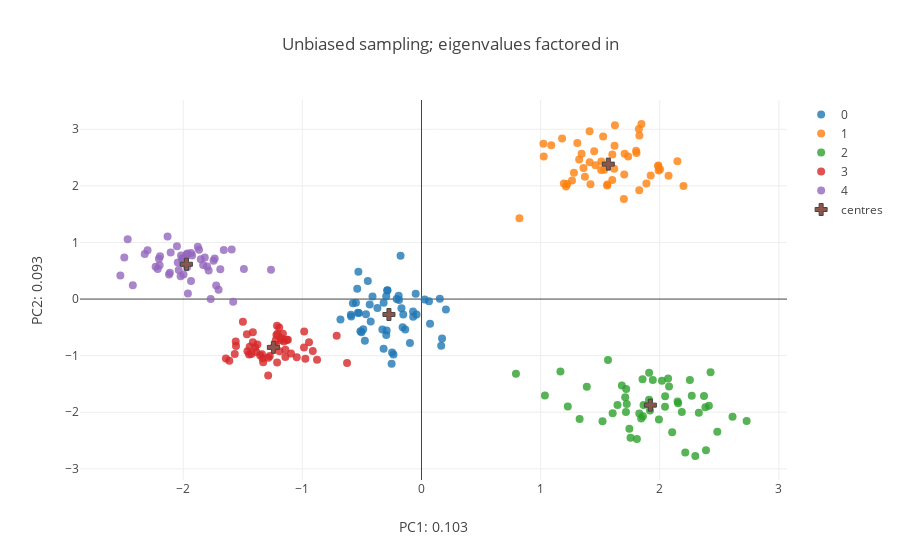

Notebook code for this chart:
### Markdown cell above
### III. Even sampling.


We can compare this output with what we would have gotten from sampling equally across our selected vectors.

For this purpose we sample equally from the same frequency vectors as in the biased scenario and perform PCA on the resulting data set.

### Code cell
#### Selecting new, equal sample sizes but derive haplotypes from the same frequency vectors.

Sizes= [50,50,50,50,50]
labels= np.repeat(np.array([x for x in range(N_pops)]),Sizes)

data= []

for k in range(N_pops):
    
    probs= vector_lib[Pops[k],:]
    
    m= Sizes[k]
    Haps= [[np.random.choice([1,0],p= [1-probs[x],probs[x]]) for x in range(L)] for acc in range(m)]
    
    data.extend(Haps)

data= np.array(data)


#### clalculate pairwise genetic distances
iugen_unbiased= np.triu_indices(data.shape[0],1)

unbias_gen_diffs= pairwise_distances(data,metric= pairwise_gen)
unbias_gen_diffs= np.array(unbias_gen_diffs)

unbias_gen_diffs= unbias_gen_diffs[iugen_unbiased]

### perform PCA

n_comp = 3

pca = PCA(n_components=n_comp, whiten=False,svd_solver='randomized').fit(data)

features= pca.transform(data)# * pca.explained_variance_ratio_

var_comps= pca.explained_variance_ratio_
print("; ".join(['PC{0}: {1}'.format(x+1,round(var_comps[x],3)) for x in range(n_comp)]))
print(features.shape)


#### Calculate centroids of labelled data in feature space.
unbias_centroids= [np.mean(features[[y for y in range(features.shape[0]) if labels[y] == z],:],axis= 0) for z in range(N_pops)]
unbias_centroids= np.array(unbias_centroids)


#### Plot projections + Centroids.

fig_data= [go.Scatter(
        x = features[[x for x in range(sum(Sizes)) if labels[x] == i],0],
        y = features[[x for x in range(sum(Sizes)) if labels[x] == i],1],
        type='scatter',
        mode= "markers",
        marker= {
        'line': {'width': 0},
        'size': 8,
        'symbol': 'circle',
      "opacity": .8
      },
      name= str(i)
    ) for i in range(N_pops)]


fig_data.append(
    go.Scatter(
        x= unbias_centroids[:,0],
        y= unbias_centroids[:,1],
        type= 'scatter',
        mode= 'markers',
        name= 'centres',
        marker= {
        'line': {'width': 1},
        'size': 10,
        'symbol': 'cross'
        }
    )
)

layout = go.Layout(
    title= 'Unbiased sampling; eigenvalues factored in',
    yaxis=dict(
        title='PC2: {}'.format(round(var_comps[1],3))),
    xaxis=dict(
    title= 'PC1: {}'.format(round(var_comps[0],3))),
)

fig = go.Figure(data=fig_data, layout=layout)
iplot(fig)

### Figure 1 — Plotly figure (JSON) as saved in the notebook; plotly's stock layout.template omitted (floating-point values rounded to 4 significant figures)
{"data": [{"marker": {"line": {"width": 0}, "opacity": 0.8, "size": 8, "symbol": "circle"}, "mode": "markers", "name": "0", "type": "scatter", "x": [-0.235, -0.189, -0.5127, -0.3179, -0.4343, -0.593, 0.1654, -0.07094, -0.2959, -0.1756, -0.2508, -0.5757, -0.4891, -0.5503, -0.2086, -0.4111, 0.06289, 0.0718, 0.02666, -0.1582, -0.3178, 0.1727, 0.205, -0.2468, -0.2922, -0.0698, -0.1915, -0.2958, -0.6802, -0.1528, -0.1681, -0.5297, -0.5033, -0.4263, -0.3702, -0.2854, -0.3285, 0.1541, -0.5335, -0.4752, -0.5392, -0.1361, -0.5256, -0.0419, -0.4659, -0.097, -0.04875, -0.5902, -0.4506, -0.2878], "y": [-0.9806, -0.01713, -0.5667, -0.876, -0.09543, -0.276, -0.825, -0.2193, 0.04909, 0.7657, -1.145, -0.07597, -0.5338, -0.06662, 0.001419, 0.04333, -0.04066, -0.4372, -0.008572, -0.4993, -0.06386, -0.6972, -0.1832, -0.9454, -0.5564, -0.3137, 0.05771, -0.6369, -0.3592, -0.2739, -0.1605, 0.4844, -0.5864, -0.397, -0.1577, 0.1572, -0.5379, 0.007597, -0.2409, -0.7357, 0.1807, -0.539, -0.2445, -0.2747, -0.2702, -0.7758, 0.09241, -0.308, 0.32, 0.1495]}, {"marker": {"line": {"width": 0}, "opacity": 0.8, "size": 8, "symbol": "circle"}, "mode": "markers", "name": "1", "type": "scatter", "x": [1.372, 1.621, 1.264, 1.56, 1.09, 1.344, 1.602, 1.735, 2.148, 1.846, 1.28, 1.525, 1.308, 1.223, 1.46, 1.45, 1.602, 1.699, 1.533, 1.213, 2.2, 1.324, 1.624, 1.559, 1.419, 1.705, 1.828, 1.829, 1.18, 1.802, 1.411, 1.411, 0.8224, 1.805, 1.988, 1.36, 1.825, 1.702, 1.991, 1.618, 1.026, 1.195, 1.924, 1.987, 1.024, 1.888, 1.508, 2.074, 2.002, 1.51], "y": [2.163, 2.707, 2.097, 2.023, 2.716, 2.569, 2.556, 2.518, 2.437, 3.093, 2.23, 2.874, 2.759, 2.034, 2.362, 2.611, 2.105, 1.768, 2.284, 1.987, 1.999, 2.467, 3.07, 2.006, 2.03, 2.568, 1.921, 2.889, 2.839, 2.62, 2.415, 2.964, 1.428, 2.583, 2.36, 2.315, 3.005, 2.201, 2.273, 2.304, 2.518, 2.041, 2.185, 2.348, 2.746, 2.041, 2.279, 2.179, 2.295, 2.433]}, {"marker": {"line": {"width": 0}, "opacity": 0.8, "size": 8, "symbol": "circle"}, "mode": "markers", "name": "2", "type": "scatter", "x": [1.71, 2.154, 1.52, 1.388, 1.859, 1.918, 1.645, 1.993, 2.045, 1.682, 2.253, 2.611, 2.484, 1.91, 2.73, 1.844, 1.228, 1.716, 2.105, 1.327, 1.723, 1.808, 2.371, 2.412, 2.388, 1.036, 2.07, 2.427, 1.856, 1.911, 1.864, 1.605, 1.828, 2.214, 2.298, 2.383, 1.566, 1.745, 0.793, 2.078, 1.942, 1.719, 2.044, 1.167, 2.328, 1.755, 2.185, 2.018, 2.15, 2.269], "y": [-1.736, -1.838, -2.158, -1.549, -2.07, -1.97, -1.871, -2.129, -1.719, -1.527, -1.429, -2.081, -2.344, -1.777, -2.152, -2.108, -1.896, -1.995, -2.351, -2.119, -1.855, -2.47, -1.712, -1.884, -2.672, -1.702, -1.402, -1.294, -1.417, -1.3, -1.873, -2.017, -2.022, -2.712, -2.772, -1.911, -1.074, -2.293, -1.321, -1.543, -1.428, -1.59, -1.902, -1.279, -2.007, -2.451, -1.996, -1.443, -1.809, -1.709]}, {"marker": {"line": {"width": 0}, "opacity": 0.8, "size": 8, "symbol": "circle"}, "mode": "markers", "name": "3", "type": "scatter", "x": [-1.142, -1.218, -1.559, -1.448, -1.378, -1.182, -0.9441, -0.9747, -0.8768, -1.461, -1.238, -1.329, -1.047, -1.274, -1.287, -1.176, -1.499, -1.642, -1.416, -0.9864, -1.466, -1.613, -1.335, -1.387, -1.557, -1.155, -1.223, -1.122, -1.212, -1.194, -1.428, -1.568, -1.285, -1.416, -1.222, -0.9124, -1.131, -1.163, -0.625, -1.339, -0.7119, -1.213, -1.355, -1.095, -1.396, -1.143, -1.442, -1.208, -0.9849, -1.191], "y": [-1.023, -0.6345, -0.7478, -0.9799, -0.8034, -0.7291, -0.7614, -1.054, -1.071, -0.9198, -0.841, -1.117, -1.029, -1.007, -1.35, -0.6905, -0.4005, -1.051, -0.588, -0.8554, -0.6206, -1.092, -1.044, -0.9369, -0.828, -0.7493, -0.729, -0.7183, -1.121, -0.5042, -0.9701, -0.9724, -1.036, -0.7607, -0.8147, -0.9165, -0.7217, -0.6106, -1.131, -0.9727, -0.648, -0.4734, -0.9932, -0.9616, -0.8558, -0.894, -0.8407, -0.6111, -0.5736, -0.9211]}, {"marker": {"line": {"width": 0}, "opacity": 0.8, "size": 8, "symbol": "circle"}, "mode": "markers", "name": "4", "type": "scatter", "x": [-1.971, -2.038, -1.769, -1.491, -1.961, -1.877, -2.106, -2.323, -1.967, -1.736, -1.998, -2.198, -2.022, -1.787, -2.119, -2.005, -2.204, -2.046, -1.703, -1.98, -2.018, -2.008, -2.214, -2.053, -1.926, -2.495, -2.195, -2.528, -2.3, -1.581, -1.867, -1.965, -2.232, -2.423, -1.263, -1.593, -1.8, -1.935, -1.833, -2.004, -1.746, -2.132, -2.112, -1.689, -1.659, -1.934, -1.853, -1.724, -2.466, -1.819], "y": [0.7926, 0.5122, -0.0007732, 0.5313, 0.09939, 0.9229, 0.821, 0.7955, 0.563, 0.7185, 0.435, 0.596, 0.4028, 0.5042, 0.4343, 0.7166, 0.7121, 0.6446, 0.1656, 0.7382, 0.7693, 0.7154, 0.5297, 0.9325, 0.7677, 0.7359, 0.757, 0.4154, 0.8642, -0.04662, 0.8733, 0.8044, 0.5714, 0.2437, 0.5189, 0.878, 0.5741, 0.3203, 0.5999, 0.6387, 0.6753, 1.105, 0.4632, 0.5266, 0.8674, 0.8144, 0.704, 0.2412, 1.057, 0.7342]}, {"marker": {"line": {"width": 1}, "size": 10, "symbol": "cross"}, "mode": "markers", "name": "centres", "type": "scatter", "x": [-0.2732, 1.568, 1.922, -1.243, -1.973], "y": [-0.2722, 2.384, -1.874, -0.8535, 0.6151]}], "layout": {"title": "Unbiased sampling; eigenvalues factored in", "xaxis": {"title": "PC1: 0.103"}, "yaxis": {"title": "PC2: 0.093"}}}
